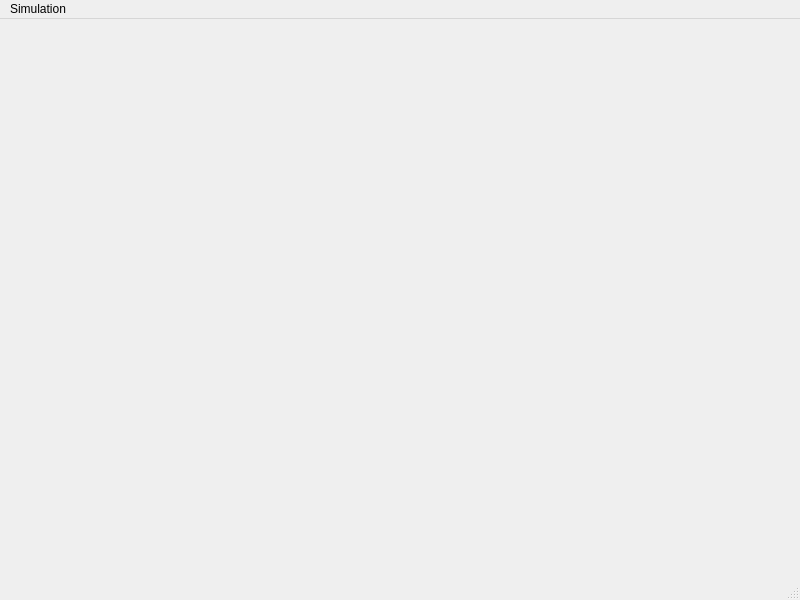
<?xml version="1.0" encoding="UTF-8"?>
<ui version="4.0">
 <class>guiDlg</class>
 <widget class="QMainWindow" name="guiDlg">
  <property name="geometry">
   <rect>
    <x>0</x>
    <y>0</y>
    <width>800</width>
    <height>600</height>
   </rect>
  </property>
  <property name="windowTitle">
   <string>sm_grid_planner_agent</string>
  </property>
  <widget class="QWidget" name="centralwidget">
   <layout class="QVBoxLayout" name="verticalLayout">
    <item>
     <widget class="QSplitter" name="splitter_1">
      <property name="orientation">
       <enum>Qt::Horizontal</enum>
      </property>
      <widget class="QSplitter" name="splitter_2">
       <property name="sizePolicy">
        <sizepolicy hsizetype="Minimum" vsizetype="Expanding">
         <horstretch>0</horstretch>
         <verstretch>0</verstretch>
        </sizepolicy>
       </property>
       <property name="orientation">
        <enum>Qt::Vertical</enum>
       </property>
      </widget>
     </widget>
    </item>
   </layout>
  </widget>
  <widget class="QMenuBar" name="menubar">
   <property name="geometry">
    <rect>
     <x>0</x>
     <y>0</y>
     <width>780</width>
     <height>25</height>
    </rect>
   </property>
   <widget class="QMenu" name="menuSimulation">
    <property name="title">
     <string>Simulation</string>
    </property>
    <addaction name="actionStart_Stop"/>
   </widget>
   <addaction name="menuFile"/>
   <addaction name="menuSimulation"/>
  </widget>
  <widget class="QStatusBar" name="statusbar"/>
  <action name="actionStart_Stop">
   <property name="text">
    <string>Start/Stop</string>
   </property>
  </action>
 </widget>
 <resources/>
 <connections/>
</ui>
